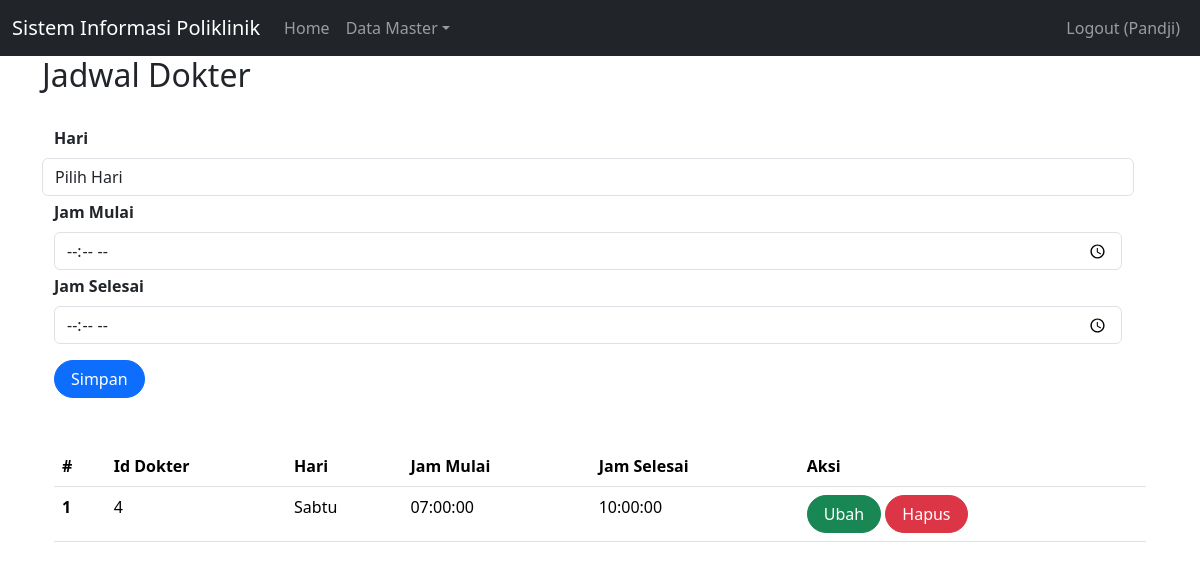
Before: /index.php?page=jadwalDokter (signed in) with the older database file.
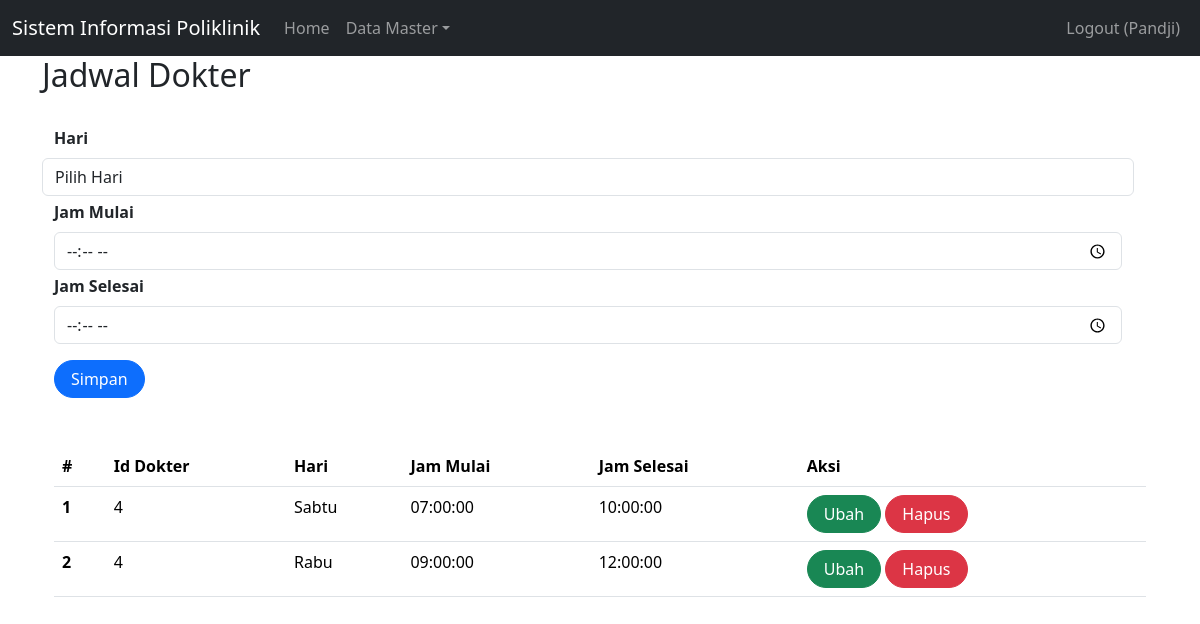
After: the same page with the newer database file.
### tables this page shows
CREATE TABLE `jadwal_periksa` (
  `id` int(11) NOT NULL,
  `id_dokter` int(11) NOT NULL,
  `hari` enum('Senin','Selasa','Rabu','Kamis','Jumat','Sabtu') NOT NULL,
  `jam_mulai` time NOT NULL,
  `jam_selesai` time NOT NULL
);

### jadwalDokter.php (the view, shortened to what this page needs)
<h2>Jadwal Dokter</h2>
<br>
<div class="container">
    <form class="form row" method="POST" action="" name="myForm" onsubmit="return(validate());">
        <?php
        $hari = '';
        $jam_mulai = '';
        $jam_selesai = '';
        ?>
        <div class="row">
            <label for="inputHari" class="form-label fw-bold">
                Hari
            </label>
            <select class="form-control" id="inputHari" name="hari">
                <?php
                if (!isset($_GET['id'])) {
                ?>
                <option value="999" selected>Pilih Hari</option>
                <?php
                }
                else{
                ?>
                    <option value="<?php echo $hari?>"><?php echo $hari?></option>
                <?php
                    }
                ?>
            </select>
        </div>
        <div class="row mt-1">
            <label for="inputJamMulai" class="form-label fw-bold">
                Jam Mulai
            </label>
            <div>
                <input type="time" class="form-control" name="jam_mulai" id="inputJamMulai" required placeholder="Jam Mulai" value="<?php echo $jam_mulai ?>">
            </div>
        </div>
        <div class="row mt-1">
            <label for="inputJamSelesai" class="form-label fw-bold">
                Jam Selesai
            </label>
            <div>
                <input type="time" class="form-control" name="jam_selesai" id="inputJamSelesai" required placeholder="Jam Selesai" value="<?php echo $jam_selesai ?>">
            </div>
        </div>
        <div class="row mt-3">
            <div class=col>
                <button type="submit" class="btn btn-primary rounded-pill px-3 mt-auto" name="simpan">Simpan</button>
            </div>
        </div>
    </form>
    <br>
    <br>
    <table class="table table-hover">
        <thead>
            <tr>
                <th scope="col">#</th>
                <th scope="col">Id Dokter</th>
                <th scope="col">Hari</th>
                <th scope="col">Jam Mulai</th>
                <th scope="col">Jam Selesai</th>
                <th scope="col">Aksi</th>
            </tr>
        </thead>
        <tbody>
            <?php
            $result = mysqli_query($mysqli, "SELECT * FROM jadwal_periksa WHERE id_dokter = '".$_SESSION['id_dokter']."'");
            $no = 1;
            while ($data = mysqli_fetch_array($result)) {
            ?>
                <tr>
                    <th scope="row"><?php echo $no++ ?></th>
                    <td><?php echo $data['id_dokter'] ?></td>
                    <td><?php echo $data['hari'] ?></td>
                    <td><?php echo $data['jam_mulai'] ?></td>
                    <td><?php echo $data['jam_selesai'] ?></td>
                    <td>
                        <a class="btn btn-success rounded-pill px-3" href="index.php?page=jadwalDokter&id=<?php echo $data['id'] ?>">Ubah</a>
                        <a class="btn btn-danger rounded-pill px-3" href="index.php?page=jadwalDokter&id=<?php echo $data['id'] ?>&aksi=hapus">Hapus</a>
                    </td>
                </tr>
            <?php
            }
            ?>
        </tbody>
    </table>

Changed rows visible on the page:
added jadwal_periksa: id_dokter "4", hari "Rabu", jam_mulai "09:00:00", jam_selesai "12:00:00"
